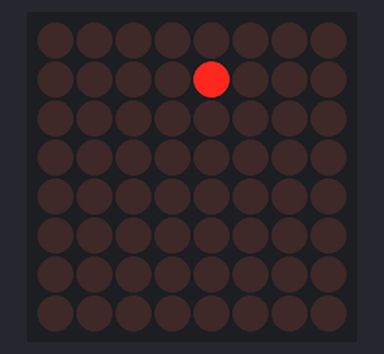
A sketch run on a simulated Arduino Uno, built with avr-gcc and run on an emulated ATmega328P. Shown: 8×8 LED matrix.

Above: at 0.3 s.
At 0.9 s:
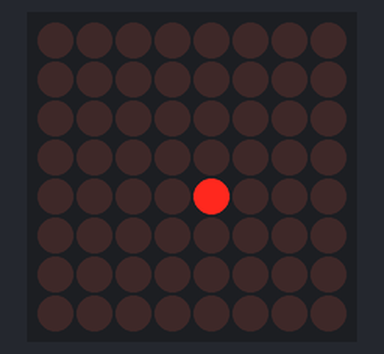
At 1.6 s:
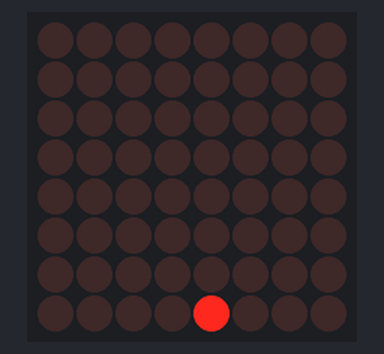
At 2.1 s:
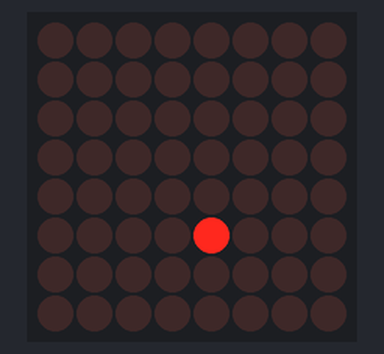
At 2.5 s:
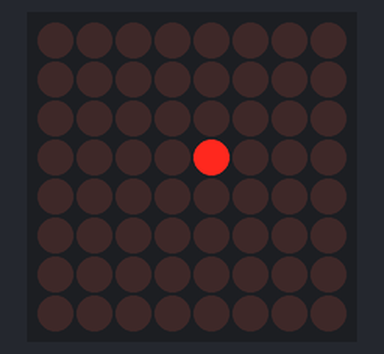
At 3.2 s:
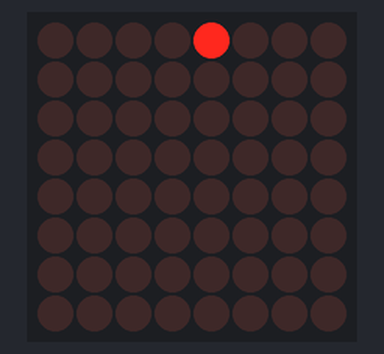

The sketch:

Eje_4_Matriz_de_Led.ino
```cpp
#include "LedControl.h"
LedControl lc=LedControl(7,5,6,1);
int Columna=0;

void setup() {
lc.shutdown(0,false);
lc.setIntensity(0,12);
lc.clearDisplay(0);
}
void loop() {
for(Columna=0;Columna<8;Columna++){
lc.setLed(0,Columna,4,true);
lc.setLed(0,Columna-1,4,false);
delay(200);
}
for(Columna=7;Columna>-1;Columna--){
lc.setLed(0,Columna,4,true);
lc.setLed(0,Columna+1,4,false);
delay(200);
}

}
```

Measured:
- by itself, everything shown: repeats every 3.2 s, in 14 steps
- what the display in image 2 shows lasts 0.4 s, from 1.4 s to 1.8 s
